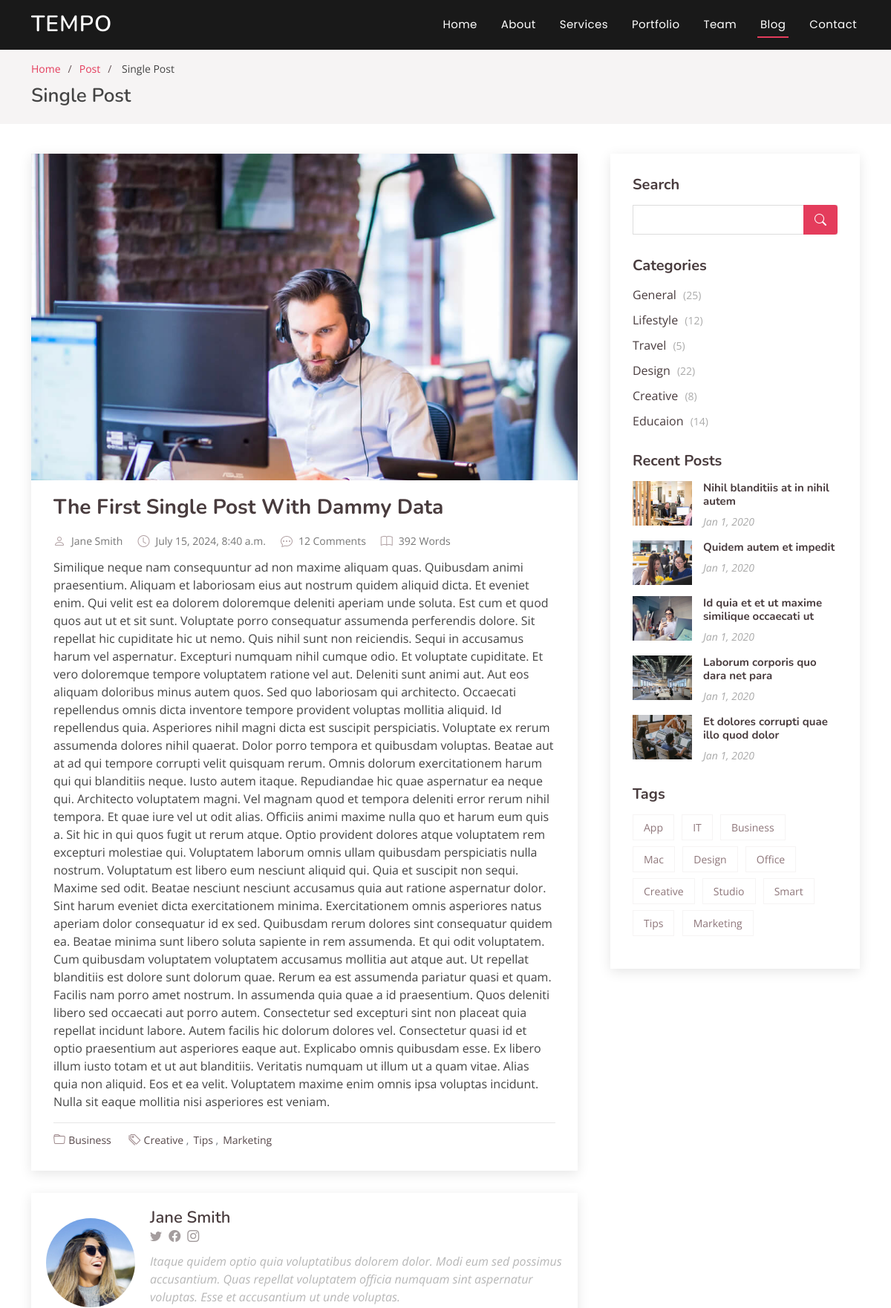
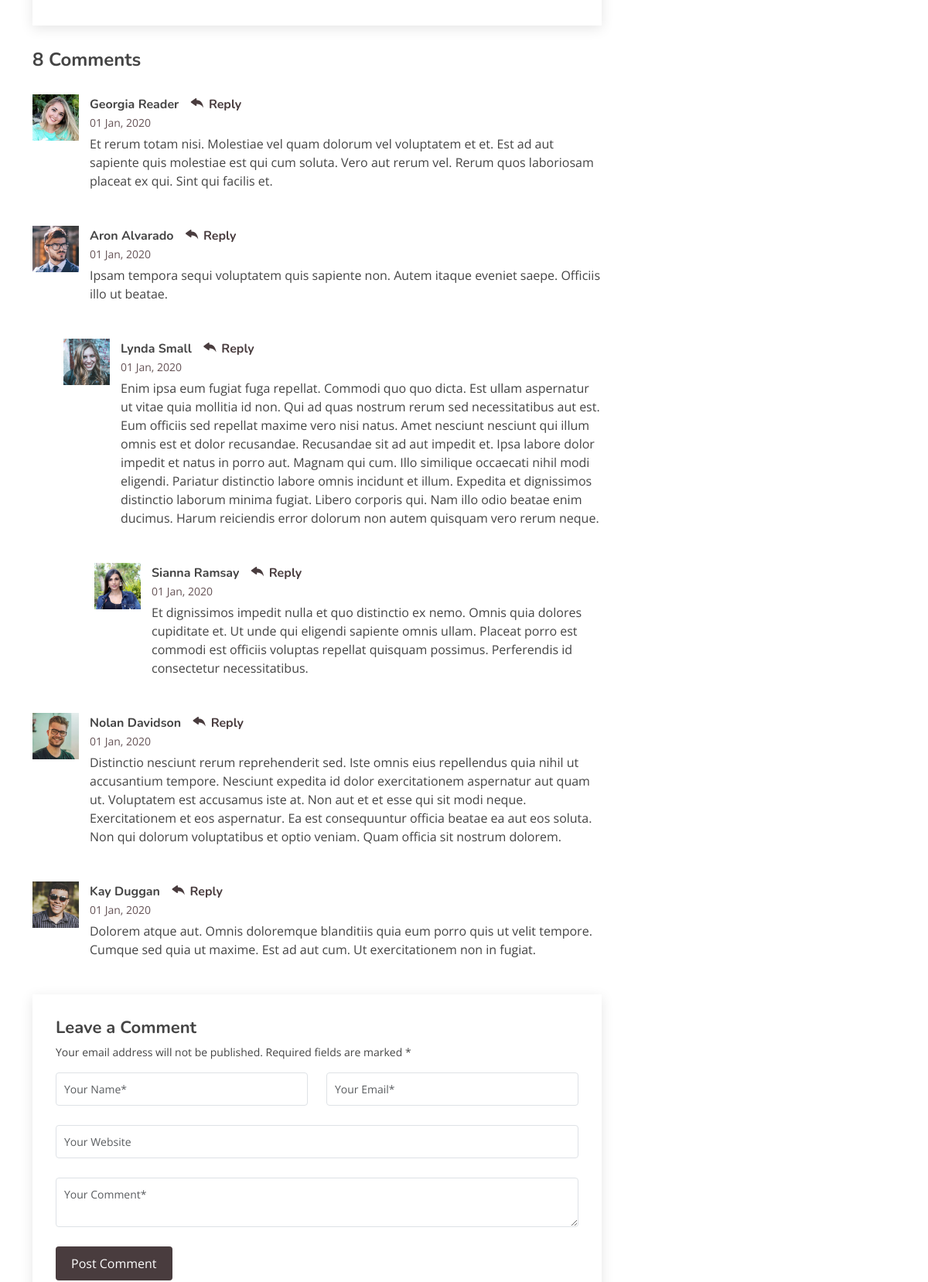
/post/1 (upper part), run on the app's committed database (2 pictures, top to bottom).
### posts/models.py (models this page shows)
class Post(models.Model):
    title = models.CharField(max_length=200)
    body = models.CharField(max_length=1000000)
    created_at = models.DateTimeField(default=timezone.now(), blank=True)

### posts/views.py (the view)
# urls.py: path('post/<int:pk>', views.post, name='single-blog'),
def post(request, pk):
    post = Post.objects.get(id = pk)
    count = len(post.body.split())
    return render(request, 'blog-single.html', {'post': post, 'count':count})

### templates/blog-single.html (shortened to what this page needs)
{% load static %}
<!DOCTYPE html>
<html lang="en">
<head>
  <link href="{% static 'assets/vendor/bootstrap/css/bootstrap.min.css'%}" rel="stylesheet">
  <link href="{% static 'assets/vendor/bootstrap-icons/bootstrap-icons.css'%}" rel="stylesheet">
  <link href="{% static 'assets/vendor/boxicons/css/boxicons.min.css'%}" rel="stylesheet">
  <link href="{% static 'assets/vendor/glightbox/css/glightbox.min.css'%}" rel="stylesheet">
  <link href="{% static 'assets/vendor/remixicon/remixicon.css'%}" rel="stylesheet">
  <link href="{% static 'assets/vendor/swiper/swiper-bundle.min.css'%}" rel="stylesheet">
  <link href="{% static 'assets/css/style.css'%}" rel="stylesheet">
</head>
<body>
  <header id="header" class="fixed-top header-inner-pages">
    <div class="container d-flex align-items-center justify-content-between">
      <h1 class="logo"><a href="index.html">Tempo</a></h1>
      <nav id="navbar" class="navbar">
        <ul>
          <li><a class="nav-link scrollto " href="/#hero">Home</a></li>
          <li><a class="nav-link scrollto" href="/#about">About</a></li>
          <li><a class="nav-link scrollto" href="/#services">Services</a></li>
          <li><a class="nav-link scrollto " href="/#portfolio">Portfolio</a></li>
          <li><a class="nav-link scrollto" href="/#team">Team</a></li>
          <li><a class="active" href="/blog">Blog</a></li>
          <li><a class="nav-link scrollto" href="/#contact">Contact</a></li>
        </ul>
      </nav>
    </div>
  </header>
  <main id="main">
    <section id="breadcrumbs" class="breadcrumbs">
      <div class="container">
        <ol>
          <li><a href="/">Home</a></li>
          <li><a href="/blog">Post</a></li>
          <li> Single Post</li>
        </ol>
        <h2> Single Post</h2>
      </div>
    </section>
    <section id="blog" class="blog">
      <div class="container" data-aos="fade-up">
        <div class="row">
          <div class="col-lg-8 entries">
            <article class="entry entry-single">
              <div class="entry-img">
                <img src="{% static 'assets/img/blog/blog-1.jpg'%}" alt="" class="img-fluid">
              </div>
              <h2 class="entry-title">
                <a href="#">{{ post.title }}</a>
              </h2>
              <div class="entry-meta">
                <ul>
                  <li class="d-flex align-items-center"><i class="bi bi-person"></i> <a href="#">Jane Smith</a></li>
                  <li class="d-flex align-items-center"><i class="bi bi-clock"></i> <a href="#"><time datetime="2020-01-01">{{ post.created_at }}</time></a></li>
                  <li class="d-flex align-items-center"><i class="bi bi-chat-dots"></i> <a href="#">12 Comments</a></li>
                  <li class="d-flex align-items-center"><i class="bi bi-book"></i> <a href="#">{{ count }} Words</a></li>
                </ul>
              </div>
              <div class="entry-content">
                <p>
                  {{ post.body }}
                </p>
              </div>
              <div class="entry-footer">
                <i class="bi bi-folder"></i>
                <ul class="cats">
                  <li><a href="#">Business</a></li>
                </ul>
                <i class="bi bi-tags"></i>
                <ul class="tags">
                  <li><a href="#">Creative</a></li>
                  <li><a href="#">Tips</a></li>
                  <li><a href="#">Marketing</a></li>
                </ul>
              </div>
            </article>
            <div class="blog-author d-flex align-items-center">
              <img src="{% static 'assets/img/blog/blog-author.jpg'%}" class="rounded-circle float-left" alt="">
              <div>
                <h4>Jane Smith</h4>
                <div class="social-links">
                  <a href="https://twitters.com/#"><i class="bi bi-twitter"></i></a>
                  <a href="https://facebook.com/#"><i class="bi bi-facebook"></i></a>
                  <a href="https://instagram.com/#"><i class="biu bi-instagram"></i></a>
                </div>
                <p>
                  Itaque quidem optio quia voluptatibus dolorem dolor. Modi eum sed possimus accusantium. Quas repellat voluptatem officia numquam sint aspernatur voluptas. Esse et accusantium ut unde voluptas.
                </p>
              </div>
            </div>
            <div class="blog-comments">
              <h4 class="comments-count">8 Comments</h4>
              <div id="comment-1" class="comment">
                <div class="d-flex">
                  <div class="comment-img"><img src="{% static 'assets/img/blog/comments-1.jpg'%}" alt=""></div>
                  <div>
                    <h5><a href="">Georgia Reader</a> <a href="#" class="reply"><i class="bi bi-reply-fill"></i> Reply</a></h5>
                    <time datetime="2020-01-01">01 Jan, 2020</time>
                    <p>
                      Et rerum totam nisi. Molestiae vel quam dolorum vel voluptatem et et. Est ad aut sapiente quis molestiae est qui cum soluta.
                      Vero aut rerum vel. Rerum quos laboriosam placeat ex qui. Sint qui facilis et.
                    </p>
                  </div>
                </div>
              </div>
              <div id="comment-2" class="comment">
                <div class="d-flex">
                  <div class="comment-img"><img src="{% static 'assets/img/blog/comments-2.jpg'%}" alt=""></div>
                  <div>
                    <h5><a href="">Aron Alvarado</a> <a href="#" class="reply"><i class="bi bi-reply-fill"></i> Reply</a></h5>
                    <time datetime="2020-01-01">01 Jan, 2020</time>
                    <p>
                      Ipsam tempora sequi voluptatem quis sapiente non. Autem itaque eveniet saepe. Officiis illo ut beatae.
                    </p>
                  </div>
                </div>
                <div id="comment-reply-1" class="comment comment-reply">
                  <div class="d-flex">
                    <div class="comment-img"><img src="{% static 'assets/img/blog/comments-3.jpg'%}" alt=""></div>
                    <div>
                      <h5><a href="">Lynda Small</a> <a href="#" class="reply"><i class="bi bi-reply-fill"></i> Reply</a></h5>
                      <time datetime="2020-01-01">01 Jan, 2020</time>
                      <p>
                        Enim ipsa eum fugiat fuga repellat. Commodi quo quo dicta. Est ullam aspernatur ut vitae quia mollitia id non. Qui ad quas nostrum rerum sed necessitatibus aut est. Eum officiis sed repellat maxime vero nisi natus. Amet nesciunt nesciunt qui illum omnis est et dolor recusandae.
                        Recusandae sit ad aut impedit et. Ipsa labore dolor impedit et natus in porro aut. Magnam qui cum. Illo similique occaecati nihil modi eligendi. Pariatur distinctio labore omnis incidunt et illum. Expedita et dignissimos distinctio laborum minima fugiat.
                        Libero corporis qui. Nam illo odio beatae enim ducimus. Harum reiciendis error dolorum non autem quisquam vero rerum neque.
                      </p>
                    </div>
                  </div>
                  <div id="comment-reply-2" class="comment comment-reply">
                    <div class="d-flex">
                      <div class="comment-img"><img src="{% static 'assets/img/blog/comments-4.jpg'%}" alt=""></div>
                      <div>
                        <h5><a href="">Sianna Ramsay</a> <a href="#" class="reply"><i class="bi bi-reply-fill"></i> Reply</a></h5>
                        <time datetime="2020-01-01">01 Jan, 2020</time>
                        <p>
                          Et dignissimos impedit nulla et quo distinctio ex nemo. Omnis quia dolores cupiditate et. Ut unde qui eligendi sapiente omnis ullam. Placeat porro est commodi est officiis voluptas repellat quisquam possimus. Perferendis id consectetur necessitatibus.
                        </p>
                      </div>
                    </div>
                  </div>
                </div>
              </div>
              <div id="comment-3" class="comment">
                <div class="d-flex">
                  <div class="comment-img"><img src="{% static 'assets/img/blog/comments-5.jpg'%}" alt=""></div>
                  <div>
                    <h5><a href="">Nolan Davidson</a> <a href="#" class="reply"><i class="bi bi-reply-fill"></i> Reply</a></h5>
                    <time datetime="2020-01-01">01 Jan, 2020</time>
                    <p>
                      Distinctio nesciunt rerum reprehenderit sed. Iste omnis eius repellendus quia nihil ut accusantium tempore. Nesciunt expedita id dolor exercitationem aspernatur aut quam ut. Voluptatem est accusamus iste at.
                      Non aut et et esse qui sit modi neque. Exercitationem et eos aspernatur. Ea est consequuntur officia beatae ea aut eos soluta. Non qui dolorum voluptatibus et optio veniam. Quam officia sit nostrum dolorem.
                    </p>
                  </div>
                </div>
              </div>
              <div id="comment-4" class="comment">
                <div class="d-flex">
                  <div class="comment-img"><img src="{% static 'assets/img/blog/comments-6.jpg'%}" alt=""></div>
                  <div>
                    <h5><a href="">Kay Duggan</a> <a href="#" class="reply"><i class="bi bi-reply-fill"></i> Reply</a></h5>
                    <time datetime="2020-01-01">01 Jan, 2020</time>
                    <p>
                      Dolorem atque aut. Omnis doloremque blanditiis quia eum porro quis ut velit tempore. Cumque sed quia ut maxime. Est ad aut cum. Ut exercitationem non in fugiat.
                    </p>
                  </div>
                </div>
              </div>
              <div class="reply-form">
                <h4>Leave a Comment</h4>
                <p>Your email address will not be published. Required fields are marked * </p>
                <form action="">
                  <div class="row">
                    <div class="col-md-6 form-group">
                      <input name="name" type="text" class="form-control" placeholder="Your Name*">
                    </div>
                    <div class="col-md-6 form-group">
                      <input name="email" type="text" class="form-control" placeholder="Your Email*">
                    </div>
                  </div>
                  <div class="row">
                    <div class="col form-group">
                      <input name="website" type="text" class="form-control" placeholder="Your Website">
                    </div>
                  </div>
                  <div class="row">
                    <div class="col form-group">
                      <textarea name="comment" class="form-control" placeholder="Your Comment*"></textarea>
                    </div>
                  </div>
                  <button type="submit" class="btn btn-primary">Post Comment</button>
                </form>
              </div>
            </div>
          </div>
          <div class="col-lg-4">
            <div class="sidebar">
              <h3 class="sidebar-title">Search</h3>
              <div class="sidebar-item search-form">
                <form action="">
                  <input type="text">
                  <button type="submit"><i class="bi bi-search"></i></button>
                </form>
              </div>
              <h3 class="sidebar-title">Categories</h3>
              <div class="sidebar-item categories">
                <ul>
                  <li><a href="#">General <span>(25)</span></a></li>
                  <li><a href="#">Lifestyle <span>(12)</span></a></li>
                  <li><a href="#">Travel <span>(5)</span></a></li>
                  <li><a href="#">Design <span>(22)</span></a></li>
                  <li><a href="#">Creative <span>(8)</span></a></li>
                  <li><a href="#">Educaion <span>(14)</span></a></li>
                </ul>
              </div>
              <h3 class="sidebar-title">Recent Posts</h3>
              <div class="sidebar-item recent-posts">
                <div class="post-item clearfix">
                  <img src="{% static 'assets/img/blog/blog-recent-1.jpg'%}" alt="">
                  <h4><a href="/blog">Nihil blanditiis at in nihil autem</a></h4>
                  <time datetime="2020-01-01">Jan 1, 2020</time>
                </div>
                <div class="post-item clearfix">
                  <img src="{% static 'assets/img/blog/blog-recent-2.jpg'%}" alt="">
                  <h4><a href="/blog">Quidem autem et impedit</a></h4>
                  <time datetime="2020-01-01">Jan 1, 2020</time>
                </div>
                <div class="post-item clearfix">
                  <img src="{% static 'assets/img/blog/blog-recent-3.jpg'%}" alt="">
                  <h4><a href="/blog">Id quia et et ut maxime similique occaecati ut</a></h4>
                  <time datetime="2020-01-01">Jan 1, 2020</time>
                </div>
                <div class="post-item clearfix">
                  <img src="{% static 'assets/img/blog/blog-recent-4.jpg'%}" alt="">
                  <h4><a href="/blog">Laborum corporis quo dara net para</a></h4>
                  <time datetime="2020-01-01">Jan 1, 2020</time>
                </div>
                <div class="post-item clearfix">
                  <img src="{% static 'assets/img/blog/blog-recent-5.jpg'%}" alt="">
                  <h4><a href="/blog">Et dolores corrupti quae illo quod dolor</a></h4>
                  <time datetime="2020-01-01">Jan 1, 2020</time>
                </div>
              </div>
              <h3 class="sidebar-title">Tags</h3>
              <div class="sidebar-item tags">
                <ul>
                  <li><a href="#">App</a></li>
                  <li><a href="#">IT</a></li>
                  <li><a href="#">Business</a></li>
                  <li><a href="#">Mac</a></li>
                  <li><a href="#">Design</a></li>
                  <li><a href="#">Office</a></li>
                  <li><a href="#">Creative</a></li>
                  <li><a href="#">Studio</a></li>
                  <li><a href="#">Smart</a></li>
                  <li><a href="#">Tips</a></li>
                  <li><a href="#">Marketing</a></li>
                </ul>
              </div>
            </div>
          </div>
        </div>
      </div>
    </section>
  </main>
</body>
</html>

### data on the page
Post: title "The First Single Post With Dammy Data", created_at "July 15, 2024, 8:40 a.m.", body "Similique neque nam consequuntur ad non maxime aliquam quas. Quibusdam animi praesentium. Aliquam et laboriosam eius aut nostrum quidem aliquid dicta. Et eveniet enim. Qui velit est ea dolorem doloremque deleniti aperiam unde soluta. Est cum et quod quos aut ut et sit sunt. Voluptate porro consequatur assumenda perferendis dolore. Sit repellat hic cupiditate hic ut nemo. Quis nihil sunt non reiciendis. Sequi in accusamus harum vel aspernatur. Excepturi numquam nihil cumque odio. Et voluptate cupiditate. Et vero doloremque tempore voluptatem ratione vel aut. Deleniti sunt animi aut. Aut eos aliquam doloribus minus autem quos. Sed quo laboriosam qui architecto. Occaecati repellendus omnis…"

### other printed values
{{ count }} "392"
